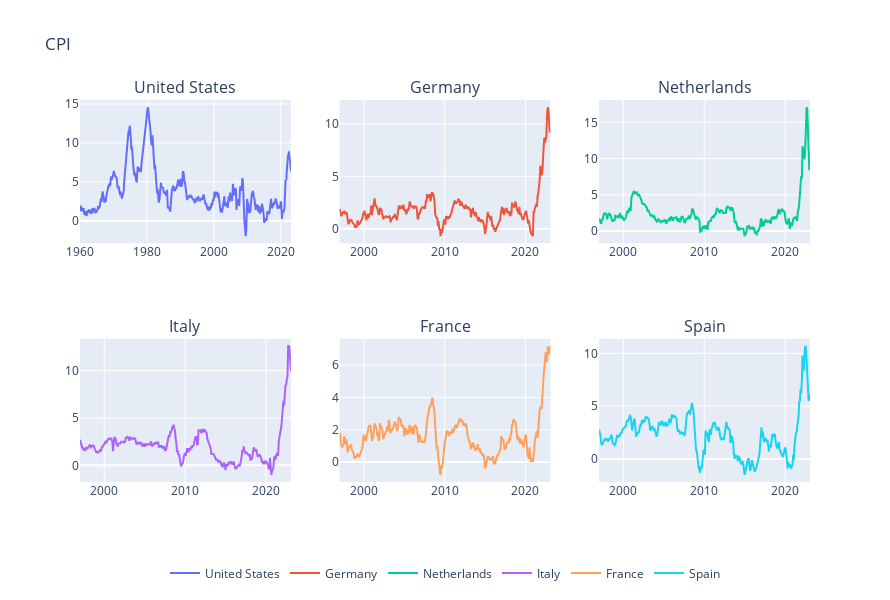

Source (notebook cell):
### Markdown cell above
# Inflation (CPI)

### Code cell
config = {'displayModeBar': False}

fig = make_subplots(
    rows=2, cols=3,
    subplot_titles=("United States", "Germany", "Netherlands", "Italy", "France", "Spain"))

fig.add_trace(go.Scatter(x = df_us["year"],
                         y = df_us["cpi"],
                         name = "United States"),
              row=1, col=1)

fig.add_trace(go.Scatter(x = df_de["year"],
                         y = df_de["cpi"],
                         name = "Germany"),
              row=1, col=2)

fig.add_trace(go.Scatter(x = df_nl["year"],
                         y = df_nl["cpi"],
                         name = "Netherlands"),
              row=1, col=3)

fig.add_trace(go.Scatter(x = df_it["year"],
                         y = df_it["cpi"],
                         name = "Italy"),
              row=2, col=1)

fig.add_trace(go.Scatter(x = df_fr["year"],
                         y = df_fr["cpi"],
                         name = "France"),
              row=2, col=2)

fig.add_trace(go.Scatter(x = df_es["year"],
                         y = df_es["cpi"],
                         name = "Spain"),
              row=2, col=3)

fig.update_layout(
    title = "CPI",
    autosize=False,
    width = 890,
    height = 600,
  legend = dict(
        xanchor = "center",
        yanchor = "top",
        y = -0.2,
        x = 0.5,
        orientation = 'h'
  )
)

fig.show(config=config)

### Figure 1 — Plotly figure (JSON) as saved in the notebook; plotly's stock layout.template omitted (floating-point values rounded to 4 significant figures; data arrays with more than 128 entries replaced by an {"elided": "..."} marker saying what was removed)
{"data": [{"name": "United States", "type": "scatter", "x": {"elided": "757 str values"}, "xaxis": "x", "y": {"elided": "757 float values"}, "yaxis": "y"}, {"name": "Germany", "type": "scatter", "x": {"elided": "314 str values"}, "xaxis": "x2", "y": {"elided": "314 float values"}, "yaxis": "y2"}, {"name": "Netherlands", "type": "scatter", "x": {"elided": "314 str values"}, "xaxis": "x3", "y": {"elided": "314 float values"}, "yaxis": "y3"}, {"name": "Italy", "type": "scatter", "x": {"elided": "314 str values"}, "xaxis": "x4", "y": {"elided": "314 float values"}, "yaxis": "y4"}, {"name": "France", "type": "scatter", "x": {"elided": "314 str values"}, "xaxis": "x5", "y": {"elided": "314 float values"}, "yaxis": "y5"}, {"name": "Spain", "type": "scatter", "x": {"elided": "314 str values"}, "xaxis": "x6", "y": {"elided": "314 float values"}, "yaxis": "y6"}], "layout": {"annotations": [{"font": {"size": 16}, "showarrow": false, "text": "United States", "x": 0.1444, "xanchor": "center", "xref": "paper", "y": 1, "yanchor": "bottom", "yref": "paper"}, {"font": {"size": 16}, "showarrow": false, "text": "Germany", "x": 0.5, "xanchor": "center", "xref": "paper", "y": 1, "yanchor": "bottom", "yref": "paper"}, {"font": {"size": 16}, "showarrow": false, "text": "Netherlands", "x": 0.8556, "xanchor": "center", "xref": "paper", "y": 1, "yanchor": "bottom", "yref": "paper"}, {"font": {"size": 16}, "showarrow": false, "text": "Italy", "x": 0.1444, "xanchor": "center", "xref": "paper", "y": 0.375, "yanchor": "bottom", "yref": "paper"}, {"font": {"size": 16}, "showarrow": false, "text": "France", "x": 0.5, "xanchor": "center", "xref": "paper", "y": 0.375, "yanchor": "bottom", "yref": "paper"}, {"font": {"size": 16}, "showarrow": false, "text": "Spain", "x": 0.8556, "xanchor": "center", "xref": "paper", "y": 0.375, "yanchor": "bottom", "yref": "paper"}], "autosize": false, "height": 600, "legend": {"orientation": "h", "x": 0.5, "xanchor": "center", "y": -0.2, "yanchor": "top"}, "title": {"text": "CPI"}, "width": 890, "xaxis": {"anchor": "y", "domain": [0, 0.2889]}, "xaxis2": {"anchor": "y2", "domain": [0.3556, 0.6444]}, "xaxis3": {"anchor": "y3", "domain": [0.7111, 1]}, "xaxis4": {"anchor": "y4", "domain": [0, 0.2889]}, "xaxis5": {"anchor": "y5", "domain": [0.3556, 0.6444]}, "xaxis6": {"anchor": "y6", "domain": [0.7111, 1]}, "yaxis": {"anchor": "x", "domain": [0.625, 1]}, "yaxis2": {"anchor": "x2", "domain": [0.625, 1]}, "yaxis3": {"anchor": "x3", "domain": [0.625, 1]}, "yaxis4": {"anchor": "x4", "domain": [0, 0.375]}, "yaxis5": {"anchor": "x5", "domain": [0, 0.375]}, "yaxis6": {"anchor": "x6", "domain": [0, 0.375]}}}
